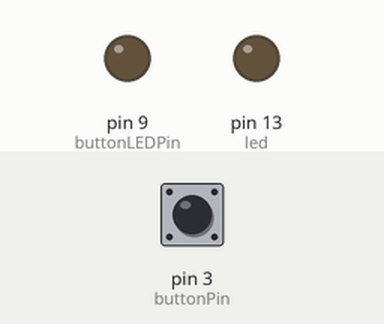
Bench run of a sketch on a simulated Arduino Uno, built with avr-gcc and run on an emulated ATmega328P. On the bench: output pins drawn as LEDs (lit = HIGH). The test bench sets the inputs (shaded band); at power-on: pin 3 (buttonPin) HIGH.

Above: at 1.2 s.
1.3 s: pin 3 (buttonPin) pulled LOW for 0.15 s
At 1.37 s:
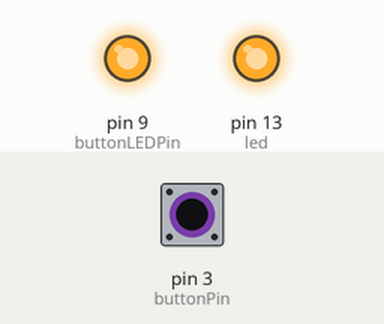
2.9 s: pin 3 (buttonPin) pulled LOW for 3.2 s
At 7.0 s:
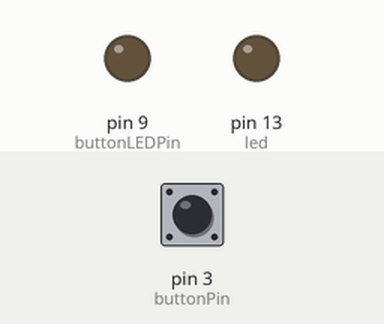
Timing chart, 0 to 8.5 s (numbered marks = the images above; inputs shaded):
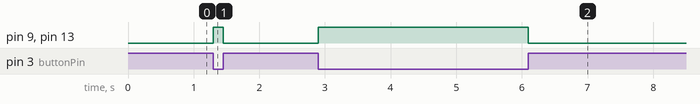

Measured:
- after the input at 1.3 s, pin 9 (buttonLEDPin), pin 13 (led): LOW → HIGH at once, → LOW 0.15 s later
- after the input at 2.9 s, pin 9 (buttonLEDPin), pin 13 (led): LOW → HIGH at once, → LOW 3.2 s later

The sketch:

metalButtonHookupGuide.ino
```cpp
/*
button hookup guide
*/

int led = 13;

// HOW TO HOOKUP BUTTON
const int buttonPin = 3; // Connected to NO1 pin: Normally Open Pin
const int buttonLEDPin = 9; // Connected to the + LED Pin
// Connect both C1: Common Pin and - LED Pin on button to GND
// Sparkfun says you don't need a resistor, already included.

int buttonState = LOW;

// the setup routine runs once when you press reset:
void setup() {
  // initialize the digital pin as an output.
  pinMode(led, OUTPUT);
  pinMode(buttonPin ,INPUT_PULLUP);
  pinMode(buttonLEDPin, OUTPUT);
}

// the loop routine runs over and over again forever:
void loop() {
  buttonState = digitalRead(buttonPin);

  if(buttonState == LOW){
  digitalWrite(led, HIGH);
  digitalWrite(buttonLEDPin,HIGH);
}
  else{
  digitalWrite(led,LOW);
  digitalWrite(buttonLEDPin,LOW);
  }

}
```
